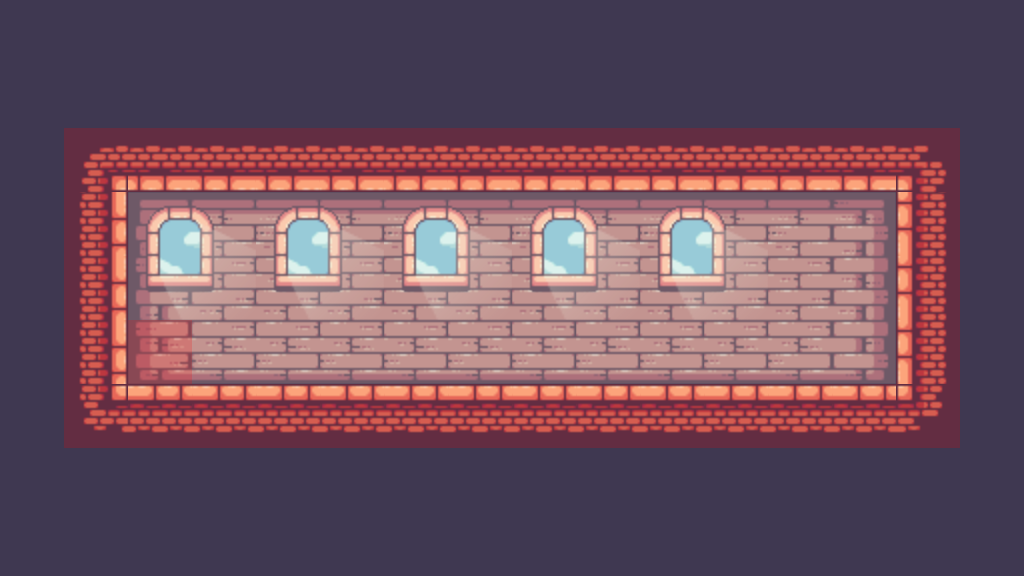

This is a level from a 2D game, rendered from its Tiled map with the project's own tilesets. A one-line summary and the complete map file follow:
An orthogonal 16x9 tile map with 64x64 px tiles, 4 tile layers (Background, Tiles, Decorations, Collisions), 3 tilesets and 4 objects.

<map version="1.9" tiledversion="1.9.1" orientation="orthogonal" renderorder="right-down" width="16" height="9" tilewidth="64" tileheight="64" infinite="0" nextlayerid="6" nextobjectid="28">
 <editorsettings>
  <export target="../EEE.js" format="js" />
 </editorsettings>
 <tileset firstgid="1" source="../tilesets/Main.tsx" />
 <tileset firstgid="248" source="../tilesets/Decorations.tsx" />
 <tileset firstgid="290" source="../tilesets/Misc.tsx" />
 <layer id="5" name="Background" width="16" height="9">
  <data encoding="csv">
41,41,41,41,41,41,41,41,41,41,41,41,41,41,41,41,
41,41,41,41,41,41,41,41,41,41,41,41,41,41,41,41,
41,41,41,41,41,41,41,41,41,41,41,41,41,41,41,41,
41,41,41,41,41,41,41,41,41,41,41,41,41,41,41,41,
41,41,41,41,41,41,41,41,41,41,41,41,41,41,41,41,
41,41,41,41,41,41,41,41,41,41,41,41,41,41,41,41,
41,41,41,41,41,41,41,41,41,41,41,41,41,41,41,41,
41,41,41,41,41,41,41,41,41,41,41,41,41,41,41,41,
41,41,41,41,41,41,41,41,41,41,41,41,41,41,41,41
</data>
 </layer>
 <layer id="1" name="Tiles" width="16" height="9">
  <data encoding="csv">
41,41,41,41,41,41,41,41,41,41,41,41,41,41,41,41,
41,41,41,41,41,41,41,41,41,41,41,41,41,41,41,41,
41,27,60,60,60,60,60,60,60,60,60,60,60,60,28,41,
41,42,135,136,136,136,136,136,136,136,136,136,136,137,40,41,
41,42,154,155,155,155,155,155,155,155,155,155,155,156,40,41,
41,42,173,174,174,174,174,174,174,174,174,174,174,175,40,41,
41,46,22,22,22,22,22,22,22,22,22,22,22,22,47,41,
41,41,41,41,41,41,41,41,41,41,41,41,41,41,41,41,
41,41,41,41,41,41,41,41,41,41,41,41,41,41,41,41
</data>
 </layer>
 <layer id="4" name="Decorations" width="16" height="9">
  <data encoding="csv">
0,0,0,0,0,0,0,0,0,0,0,0,0,0,0,0,
0,0,0,0,0,0,0,0,0,0,0,0,0,0,0,0,
0,0,0,0,0,0,0,0,0,0,0,0,0,0,0,0,
0,0,271,272,271,272,271,272,271,272,271,272,0,0,0,0,
0,0,278,279,278,279,278,279,278,279,278,279,0,0,0,0,
0,0,0,0,0,0,0,0,0,0,0,0,0,0,0,0,
0,0,0,0,0,0,0,0,0,0,0,0,0,0,0,0,
0,0,0,0,0,0,0,0,0,0,0,0,0,0,0,0,
0,0,0,0,0,0,0,0,0,0,0,0,0,0,0,0
</data>
 </layer>
 <layer id="2" name="Collisions" width="16" height="9" opacity="0.19">
  <data encoding="csv">
0,0,0,0,0,0,0,0,0,0,0,0,0,0,0,0,
0,0,0,0,0,0,0,0,0,0,0,0,0,0,0,0,
0,292,292,292,292,292,292,292,292,292,292,292,292,292,292,0,
0,292,0,0,0,0,0,0,0,0,0,0,0,0,292,0,
0,292,0,0,0,0,0,0,0,0,0,0,0,0,292,0,
0,292,292,0,0,0,0,0,0,0,0,0,0,0,292,0,
0,292,292,292,292,292,292,292,292,292,292,292,292,292,292,0,
0,0,0,0,0,0,0,0,0,0,0,0,0,0,0,0,
0,0,0,0,0,0,0,0,0,0,0,0,0,0,0,0 
</data>
 </layer>
 <objectgroup id="3" name="Misc">
  <object id="23" gid="291" x="149.369" y="384.81" width="44" height="32" />
  <object id="24" gid="291" x="127.975" y="384.81" width="44" height="32" />
  <object id="25" gid="291" x="138.672" y="354.058" width="44" height="32" />
  <object id="27" x="376.247" y="604.412" height="1.51103" />
 </objectgroup>
</map>
